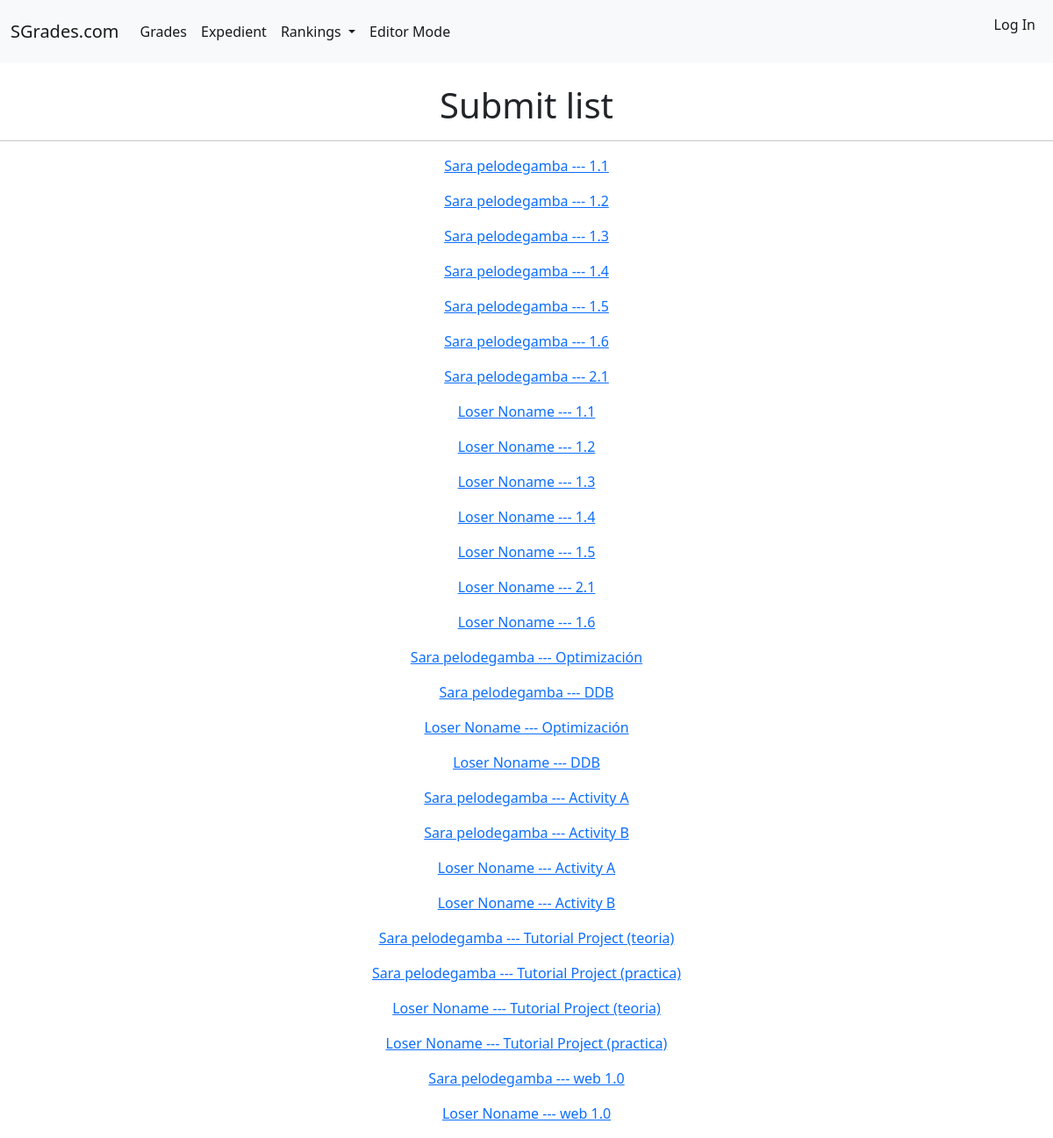
Page /editormode/submit_list/ on the earlier database version.
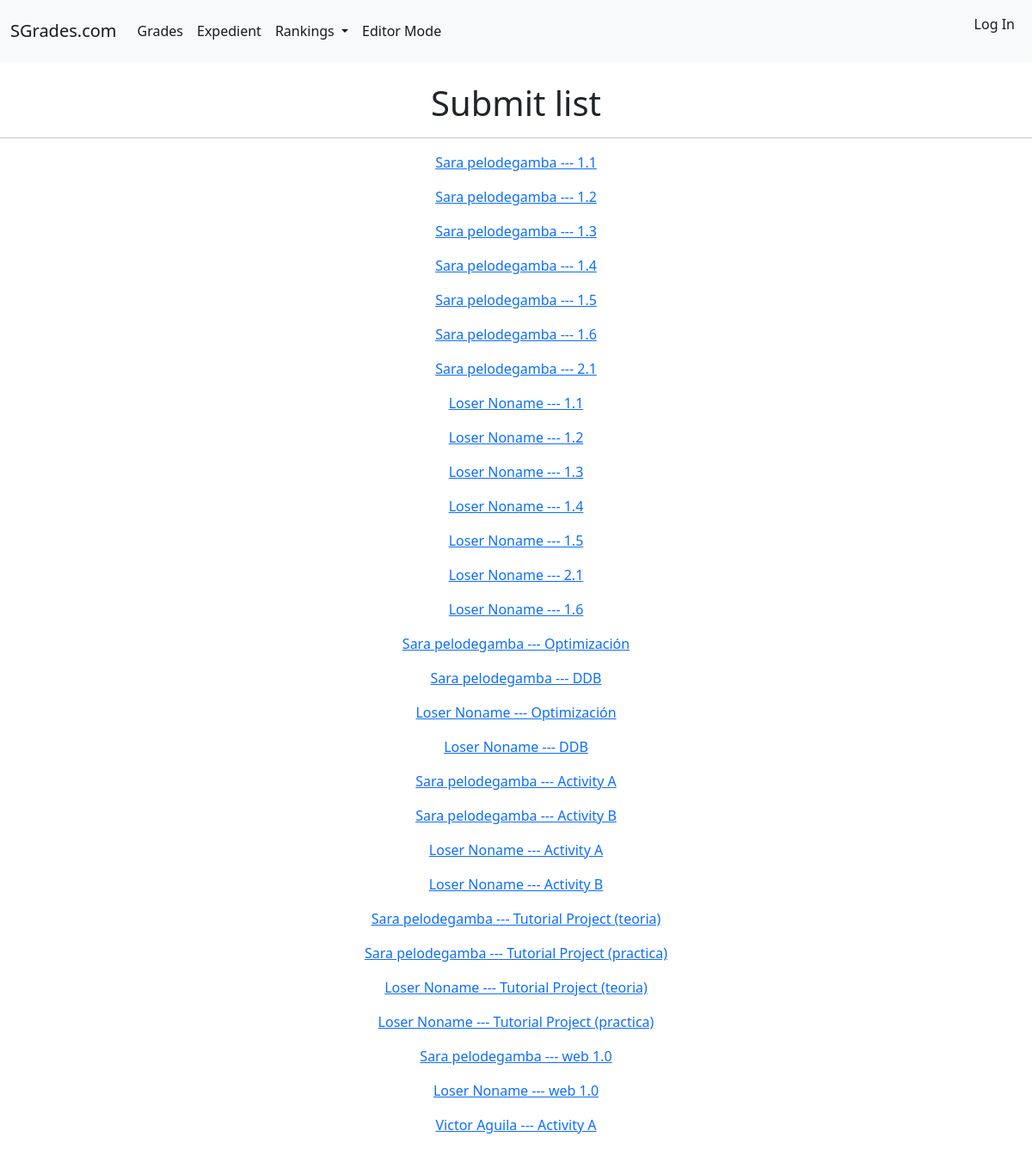
Same page on the later database version.
### SGrades/models.py (models this page shows, shortened)
class Submit(models.Model):
    Student = models.ForeignKey(Student, on_delete=models.CASCADE)
    Item_Submitted = models.ForeignKey(Item, on_delete=models.CASCADE)
    Punctuation = models.FloatField(max_length=5, default=0)
    def __str__(self):
        return f'{self.Student} --- {self.Item_Submitted}'

class Student(models.Model):
    COURSES = (
        ('3', 'Tercer curso'),
    )
    Student_Nif = models.CharField(primary_key=True, max_length=10)
    Name = models.CharField(max_length=20)
    Surname = models.CharField(max_length=50)
    Expedient = models.FloatField(blank=True, default=0, editable=False)
    Ranking = models.IntegerField(editable=False, default=0)
    Course = models.CharField(choices=COURSES, max_length=1)
    def __str__(self):
        return f'{self.Name} {self.Surname}'

class Item(models.Model):
    Item_Name = models.CharField(primary_key=True, max_length=100)
    Item_From_Subject = models.ForeignKey(Subject, on_delete=models.CASCADE)
    Ponderation = models.FloatField('Grades percentage, from 0 to 100%')
    Date = models.DateField()
    def __str__(self):
        return f'{self.Item_Name}'

### SGrades/views.py (the view)
# urls.py: path('editormode/submit_list/', SubmitListView, name='submit_list'),
def SubmitListView(request):
    return render(request, 'submit_list.html', {'Submit_list': Submit.objects.all()})

### templates/submit_list.html (shortened to what this page needs)
{% extends 'base.html' %}
{% block content %}
        <h1 style="text-align:center">
            Submit list
        </h1>
    <hr>
    {% for submit in Submit_list %}
        <p style="text-align:center">
            <a href="{% url 'submit_detail' submit.pk %}">
                {{submit}}
            </a>
        </p>
    {% endfor %}
{% endblock %}

Differences in the rows shown:
added Submit: Student+Item_Submitted "Victor Aguila --- Activity A"
